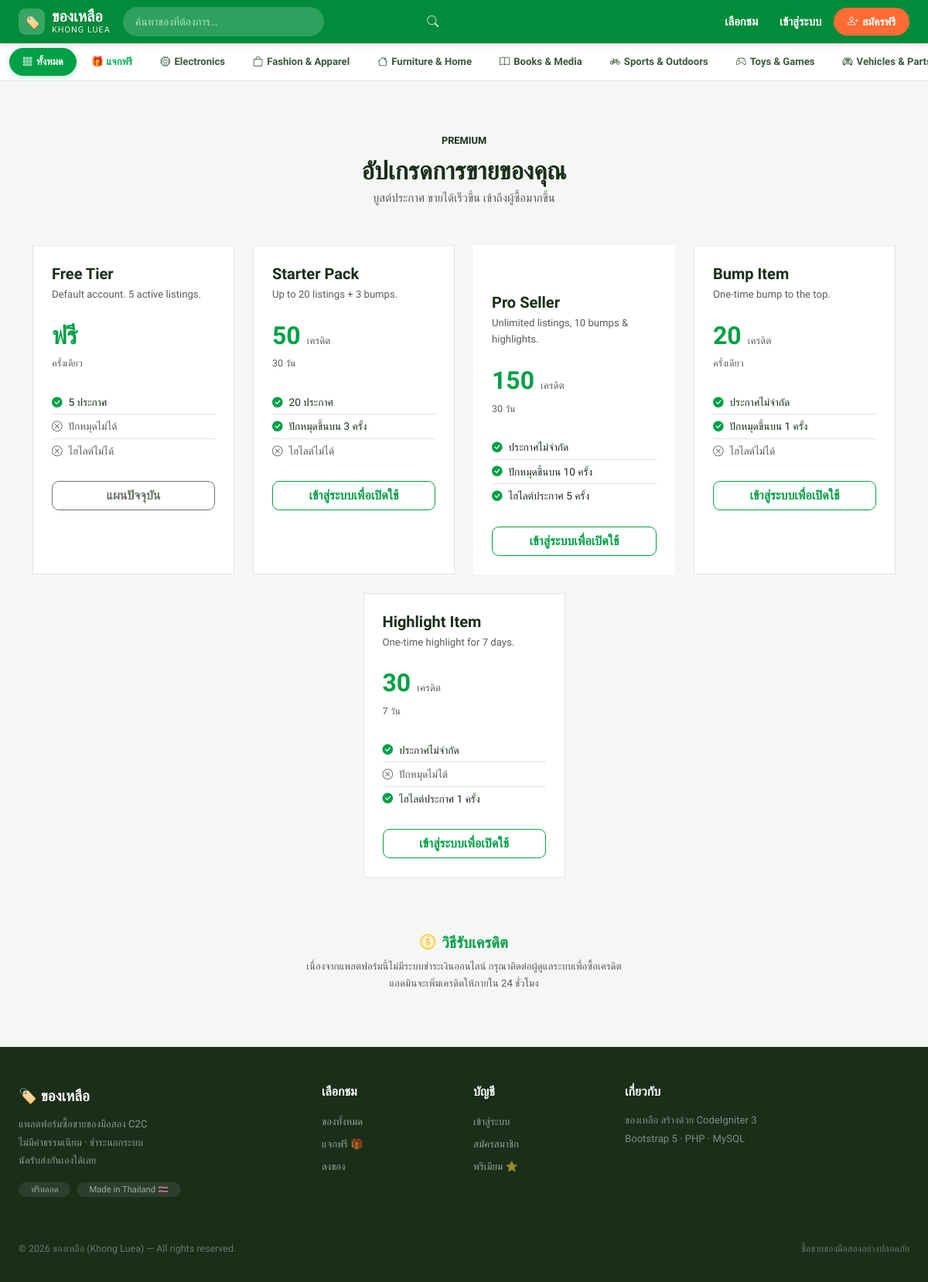
The app's page /index.php/frontend/premium/packages with its own data.
### tables this page shows
CREATE TABLE `categories` (
  `id`          INT(11)  UNSIGNED NOT NULL AUTO_INCREMENT,
  `parent_id`   INT(11)  UNSIGNED     NULL DEFAULT NULL,
  `name`        VARCHAR(100)      NOT NULL,
  `slug`        VARCHAR(120)      NOT NULL,
  `icon`        VARCHAR(100)          NULL DEFAULT NULL,
  `sort_order`  SMALLINT(5)  UNSIGNED NOT NULL DEFAULT 0,
  `is_active`   TINYINT(1)        NOT NULL DEFAULT 1,
  `created_at`  DATETIME          NOT NULL DEFAULT CURRENT_TIMESTAMP,
  PRIMARY KEY (`id`),
  UNIQUE KEY `uq_categories_slug` (`slug`),
  KEY `idx_categories_parent` (`parent_id`),
  CONSTRAINT `fk_categories_parent`
    FOREIGN KEY (`parent_id`) REFERENCES `categories` (`id`)
    ON DELETE SET NULL ON UPDATE CASCADE
);

CREATE TABLE `premium_packages` (
  `id`                  INT(11)  UNSIGNED NOT NULL AUTO_INCREMENT,
  `name`                VARCHAR(100)      NOT NULL,
  `description`         TEXT                  NULL,
  `price_in_credits`    INT(11)  UNSIGNED  NOT NULL DEFAULT 0,
  `duration_days`       SMALLINT(5) UNSIGNED  NULL DEFAULT NULL,
  `max_listings`        SMALLINT(5) UNSIGNED  NULL DEFAULT NULL,
  `can_bump`            TINYINT(1)        NOT NULL DEFAULT 0,
  `bump_quota`          TINYINT(3) UNSIGNED NOT NULL DEFAULT 0,
  `can_highlight`       TINYINT(1)        NOT NULL DEFAULT 0,
  `highlight_quota`     TINYINT(3) UNSIGNED NOT NULL DEFAULT 0,
  `is_active`           TINYINT(1)        NOT NULL DEFAULT 1,
  `sort_order`          SMALLINT(5) UNSIGNED NOT NULL DEFAULT 0,
  `created_at`          DATETIME          NOT NULL DEFAULT CURRENT_TIMESTAMP,
  `updated_at`          DATETIME          NOT NULL DEFAULT CURRENT_TIMESTAMP ON UPDATE CURRENT_TIMESTAMP,
  PRIMARY KEY (`id`),
  KEY `idx_pkg_active` (`is_active`)
);

### application/controllers/frontend/Premium.php (called while the page is built, shortened)
<?php
class Premium extends CI_Controller {
    public function __construct()
    {
        $this->load->model('Package_model');
    }
    public function packages(): void
    {
        $data = [
            'title'    => 'Premium Packages',
            'packages' => $this->Package_model->get_all_active(),
        ];
        $this->load->view('layouts/frontend_layout', array_merge($data, ['content_view' => 'frontend/premium/packages']));
    }
}

### index.php (called while the page is built, shortened)
<?php
require_once BASEPATH."core/CodeIgniter.php";

### application/helpers/auth_helper.php (called while the page is built, shortened)
<?php
if ( ! function_exists('is_logged_in')) {
    function is_logged_in(): bool {
        $CI =& get_instance();
        return (bool) $CI->session->userdata('user_id');
    }
}

### application/models/Category_model.php (called while the page is built, shortened)
<?php
class Category_model extends CI_Model {
    protected string $table = 'categories';
    public function get_all_active(): array
    {
        return $this->db->where('is_active', 1)->order_by('sort_order', 'ASC')->get($this->table)->result_array();
    }
}

### application/models/Package_model.php (called while the page is built, shortened)
<?php
class Package_model extends CI_Model {
    public function get_all_active(): array
    {
        return $this->db->where('is_active', 1)->order_by('sort_order', 'ASC')->get('premium_packages')->result_array();
    }
}

### application/views/frontend/premium/packages.php (the view, shortened to what this page needs)
<div class="container py-5">
    <div class="text-center mb-5">
        <span style="background:var(--kl-blue-light);color:var(--kl-blue);font-size:.8rem;font-weight:700;padding:4px 14px;border-radius:20px;border:1px solid var(--kl-blue-mid);">PREMIUM</span>
        <h2 class="fw-bold mt-2 mb-1">อัปเกรดการขายของคุณ</h2>
        <p class="text-muted">บูสต์ประกาศ ขายได้เร็วขึ้น เข้าถึงผู้ซื้อมากขึ้น</p>
    </div>
    <div class="row g-4 justify-content-center">
        <?php foreach ($packages as $pkg):
            $is_free_tier = ($pkg['price_in_credits'] == 0);
            $is_popular   = ($pkg['name'] === 'Pro Seller');
        ?>
        <div class="col-md-6 col-lg-4 col-xl-3">
            <div class="kl-card h-100 overflow-hidden <?= $is_popular ? '' : '' ?>"
                 style="<?= $is_popular ? 'border:2px solid var(--kl-blue);border-radius:var(--kl-radius-lg);' : 'border-radius:var(--kl-radius-lg);' ?>">
                <?php if ($is_popular): ?>
                    <div class="text-center py-2 fw-bold small"
                         style="background:var(--kl-blue);color:#fff;">
                        <i class="bi bi-star-fill me-1"></i>ยอดนิยม
                    </div>
                <?php endif; ?>
                <div class="p-4">
                    <h5 class="fw-bold mb-1"><?= htmlspecialchars($pkg['name']) ?></h5>
                    <p class="text-muted small mb-3"><?= htmlspecialchars($pkg['description'] ?? '') ?></p>
                    <div class="mb-4">
                        <?php if ($pkg['price_in_credits'] == 0): ?>
                            <span class="fw-bold text-primary" style="font-size:2rem;">ฟรี</span>
                        <?php else: ?>
                            <span class="fw-bold text-primary" style="font-size:2rem;">
                                <?= number_format($pkg['price_in_credits']) ?>
                            </span>
                            <span class="text-muted small"> เครดิต</span>
                        <?php endif; ?>
                        <div class="text-muted" style="font-size:.78rem;">
                            <?= $pkg['duration_days'] ? $pkg['duration_days'] . ' วัน' : 'ครั้งเดียว' ?>
                        </div>
                    </div>
                    <ul class="list-unstyled mb-4" style="font-size:.85rem;">
                        <li class="d-flex align-items-center gap-2 py-1 border-bottom">
                            <i class="bi bi-check-circle-fill text-primary"></i>
                            <?= $pkg['max_listings'] ? number_format($pkg['max_listings']) . ' ประกาศ' : 'ประกาศไม่จำกัด' ?>
                        </li>
                        <li class="d-flex align-items-center gap-2 py-1 border-bottom">
                            <?php if ($pkg['can_bump']): ?>
                                <i class="bi bi-check-circle-fill text-primary"></i>ปักหมุดขึ้นบน <?= $pkg['bump_quota'] ?> ครั้ง
                            <?php else: ?>
                                <i class="bi bi-x-circle text-muted"></i><span class="text-muted">ปักหมุดไม่ได้</span>
                            <?php endif; ?>
                        </li>
                        <li class="d-flex align-items-center gap-2 py-1">
                            <?php if ($pkg['can_highlight']): ?>
                                <i class="bi bi-check-circle-fill text-primary"></i>ไฮไลต์ประกาศ <?= $pkg['highlight_quota'] ?> ครั้ง
                            <?php else: ?>
                                <i class="bi bi-x-circle text-muted"></i><span class="text-muted">ไฮไลต์ไม่ได้</span>
                            <?php endif; ?>
                        </li>
                    </ul>
                    <?php if (!$is_free_tier): ?>
                        <?php if (is_logged_in()): ?>
                            <form method="post" action="<?= site_url('premium/activate') ?>">
                                <?= form_hidden($this->security->get_csrf_token_name(), $this->security->get_csrf_hash()) ?>
                                <input type="hidden" name="package_id" value="<?= $pkg['id'] ?>">
                                <button type="submit" class="btn btn-primary w-100 fw-bold"
                                        style="border-radius:9px;"
                                        onclick="return confirm('ยืนยันเปิดใช้ <?= htmlspecialchars($pkg['name']) ?> ใช้ <?= $pkg['price_in_credits'] ?> เครดิต?')">
                                    เปิดใช้งาน — <?= number_format($pkg['price_in_credits']) ?> เครดิต
                                </button>
                            </form>
                        <?php else: ?>
                            <a href="<?= site_url('login') ?>" class="btn btn-outline-primary w-100 fw-bold"
                               style="border-radius:9px;">
                                เข้าสู่ระบบเพื่อเปิดใช้
                            </a>
                        <?php endif; ?>
                    <?php else: ?>
                        <button class="btn w-100 fw-semibold" disabled
                                style="background:var(--kl-blue-light);color:var(--kl-blue);border-radius:9px;">
                            แผนปัจจุบัน
                        </button>
                    <?php endif; ?>
                </div>
            </div>
        </div>
        <?php endforeach; ?>
    </div>
    <div class="mt-5 p-4 text-center rounded-3" style="background:var(--kl-blue-light);border:1px solid var(--kl-blue-mid);">
        <h5 class="fw-bold text-primary mb-2"><i class="bi bi-coin me-2 text-warning"></i>วิธีรับเครดิต</h5>
        <p class="text-muted mb-0 small">
            เนื่องจากแพลตฟอร์มนี้ไม่มีระบบชำระเงินออนไลน์ กรุณาติดต่อผู้ดูแลระบบเพื่อซื้อเครดิต<br>
            แอดมินจะเพิ่มเครดิตให้ภายใน 24 ชั่วโมง
        </p>
    </div>
</div>

### application/views/partials/navbar.php (shortened to what this page needs)
<nav class="kl-navbar navbar navbar-expand-lg">
  <div class="container-fluid px-3 px-lg-4 d-flex align-items-center gap-2 gap-lg-3" style="max-width:1400px;margin:0 auto;">
    <a class="navbar-brand me-0" href="<?= site_url('/') ?>">
      <div class="brand-logo">🏷️</div>
      <div class="brand-th">ของเหลือ<span>KHONG LUEA</span></div>
    </a>
    <div class="kl-search d-none d-lg-flex flex-grow-1 position-relative" style="max-width:420px;">
      <form action="<?= site_url('items') ?>" method="get" style="width:100%;">
        <input class="form-control" type="search" name="q" placeholder="ค้นหาของที่ต้องการ…"
               value="<?= htmlspecialchars($this->input->get('q', TRUE) ?? '') ?>">
        <button type="submit" class="btn-search"><i class="bi bi-search"></i></button>
      </form>
    </div>
    <div class="collapse navbar-collapse" id="klNav">
      <ul class="navbar-nav ms-auto align-items-lg-center gap-1">
        <li class="nav-item d-none d-lg-block">
          <a class="nav-link" href="<?= site_url('items') ?>">เลือกชม</a>
        </li>
        <?php if (is_logged_in()): ?>
          <?php $user = current_user(); ?>
          <li class="nav-item">
            <a class="btn-post ms-1" href="<?= site_url('items/create') ?>">
              <i class="bi bi-plus-lg"></i>ลงของ
            </a>
          </li>
          <li class="nav-item position-relative">
            <a class="nav-link" href="<?= site_url('chat') ?>" title="ข้อความ">
              <i class="bi bi-chat-dots fs-5"></i>
            </a>
          </li>
          <li class="nav-item">
            <a class="nav-link" href="<?= site_url('favorites') ?>" title="ของที่ถูกใจ">
              <i class="bi bi-heart fs-5"></i>
            </a>
          </li>
          <li class="nav-item dropdown">
            <a class="nav-link dropdown-toggle d-flex align-items-center gap-2 pe-0" href="#" data-bs-toggle="dropdown">
              <?php if ($user['avatar']): ?>
                <img src="<?= base_url($user['avatar']) ?>" class="rounded-circle"
                     width="30" height="30" style="object-fit:cover;border:2px solid rgba(255,255,255,.5);" alt="">
              <?php else: ?>
                <div class="rounded-circle d-flex align-items-center justify-content-center fw-800"
                     style="width:30px;height:30px;background:rgba(255,255,255,.25);color:#fff;font-size:13px;">
                  <?= strtoupper(mb_substr($user['name'],0,1)) ?>
                </div>
              <?php endif; ?>
              <span class="d-none d-xl-inline" style="font-size:.88rem;"><?= htmlspecialchars(explode(' ',$user['name'])[0]) ?></span>
            </a>
            <ul class="dropdown-menu dropdown-menu-end">
              <li class="px-3 pt-2 pb-1">
                <div class="fw-700" style="font-size:.88rem;"><?= htmlspecialchars($user['name']) ?></div>
                <div class="text-muted" style="font-size:.73rem;"><?= htmlspecialchars($user['email']) ?></div>
              </li>
              <li><hr class="dropdown-divider my-1"></li>
              <li><a class="dropdown-item" href="<?= site_url('profile/'.urlencode($user['name'])) ?>"><i class="bi bi-person me-2 text-muted"></i>โปรไฟล์ของฉัน</a></li>
              <li><a class="dropdown-item" href="<?= site_url('profile/my-listings') ?>"><i class="bi bi-grid me-2 text-muted"></i>ของที่ลงไว้</a></li>
              <li><a class="dropdown-item" href="<?= site_url('credits') ?>">
                <i class="bi bi-coin me-2 text-warning"></i>เครดิต: <strong class="text-primary"><?= number_format($user['credits']) ?></strong></a></li>
              <li><a class="dropdown-item" href="<?= site_url('premium') ?>"><i class="bi bi-star me-2 text-warning"></i>แพ็กเกจพรีเมียม</a></li>
              <li><hr class="dropdown-divider my-1"></li>
              <?php if (is_admin()): ?>
                <li><a class="dropdown-item text-danger" href="<?= site_url('admin') ?>"><i class="bi bi-shield-lock me-2"></i>Admin Panel</a></li>
                <li><hr class="dropdown-divider my-1"></li>
              <?php endif; ?>
              <li><a class="dropdown-item" href="<?= site_url('logout') ?>"><i class="bi bi-box-arrow-right me-2 text-muted"></i>ออกจากระบบ</a></li>
            </ul>
          </li>
        <?php else: ?>
          <li class="nav-item"><a class="nav-link" href="<?= site_url('login') ?>">เข้าสู่ระบบ</a></li>
          <li class="nav-item"><a class="btn-post" href="<?= site_url('register') ?>"><i class="bi bi-person-plus"></i>สมัครฟรี</a></li>
        <?php endif; ?>
      </ul>
    </div>
  </div>
</nav>
<div class="kl-catbar">
  <div class="kl-catbar-inner">
    <a href="<?= site_url('items') ?>" class="<?= !$this->input->get('category_id') && !$this->input->get('is_free') ? 'active' : '' ?>">
      <i class="bi bi-grid-3x3-gap"></i> ทั้งหมด
    </a>
    <a href="<?= site_url('items?is_free=1') ?>" class="<?= $this->input->get('is_free')==='1' ? 'active' : '' ?>"
       style="<?= $this->input->get('is_free')==='1' ? '' : 'color:#00b14f;font-weight:600;' ?>">
      🎁 แจกฟรี
    </a>
    <?php
    try {
        $_cats = $this->Category_model->get_all_active();
    } catch (Throwable $e) {
        $_cats = [];
    }
    foreach ($_cats as $c): ?>
    <a href="<?= site_url('items?category_id='.$c['id']) ?>"
       class="<?= $this->input->get('category_id') == $c['id'] ? 'active' : '' ?>">
      <i class="bi <?= htmlspecialchars($c['icon']) ?>"></i> <?= htmlspecialchars($c['name']) ?>
    </a>
    <?php endforeach; ?>
  </div>
</div>

### records on screen
categories: name "Electronics"
categories: name "Fashion & Apparel"
categories: name "Furniture & Home"
categories: name "Books & Media"
categories: name "Sports & Outdoors"
categories: name "Toys & Games"
categories: name "Vehicles &…"
premium_packages: name "Free Tier", description "Default account. 5 active listings.", price_in_credits "ฟรี", shows "ครั้งเดียว", max_listings "5", can_bump 0 (drawn), can_highlight 0 (drawn)
premium_packages: name "Starter Pack", description "Up to 20 listings + 3 bumps.", price_in_credits "50", duration_days "30", max_listings "20", bump_quota "3", can_highlight 0 (drawn)
premium_packages: name "Pro Seller", description "Unlimited listings, 10 bumps & highlights.", price_in_credits "150", duration_days "30", shows "ประกาศไม่จำกัด", bump_quota "10", highlight_quota "5"
premium_packages: name "Bump Item", description "One-time bump to the top.", price_in_credits "20", shows "ครั้งเดียว", shows "ประกาศไม่จำกัด", bump_quota "1", can_highlight 0 (drawn)
premium_packages: name "Highlight Item", description "One-time highlight for 7 days.", price_in_credits "30", duration_days "7", shows "ประกาศไม่จำกัด", can_bump 0 (drawn), highlight_quota "1"
